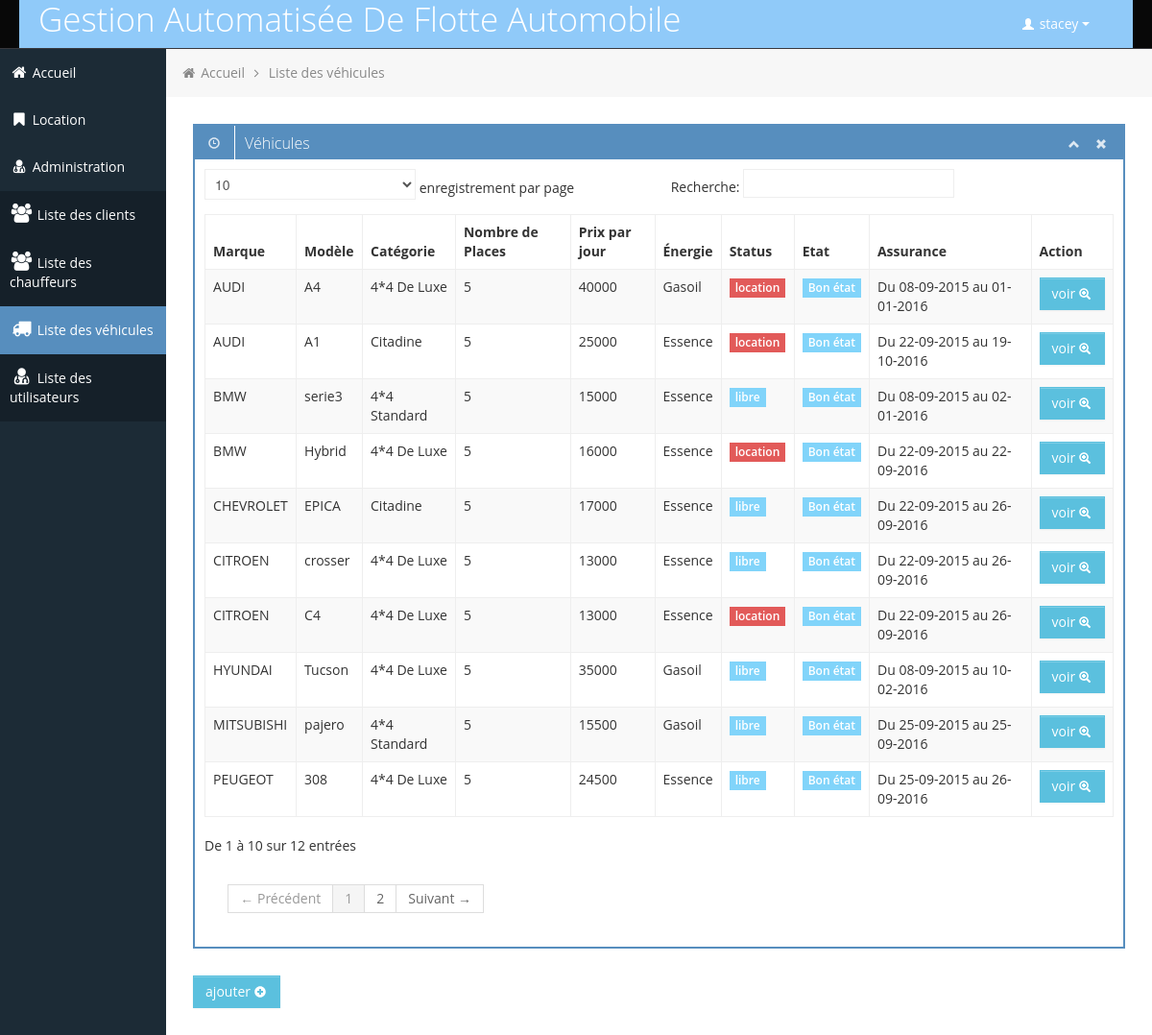
Screenshot of /l_veh.php (signed in) with the database file from the repository.
### tables this page shows
CREATE TABLE IF NOT EXISTS `vehicule` (
  `id` int(255) NOT NULL AUTO_INCREMENT COMMENT 'Identifiant unique attribué à la création de l’enregistrement  ',
  `id_client` varchar(255) NOT NULL COMMENT 'identifiant du client de la dernière location',
  `matricule` varchar(255) NOT NULL COMMENT 'matricule du véhicule',
  `marque` varchar(255) NOT NULL COMMENT 'marque du véhicule',
  `modele` varchar(255) NOT NULL COMMENT 'modèle du véhicule',
  `nbrP` varchar(255) NOT NULL COMMENT 'nombre de place',
  `etat` varchar(255) NOT NULL COMMENT 'l''état du véhicule',
  `photo` varchar(255) NOT NULL COMMENT 'photo  du véhicule',
  `status` varchar(255) NOT NULL COMMENT 'statut du véhicule (libre, occupé)',
  `prix` int(255) NOT NULL COMMENT 'prix par heure',
  `cate` varchar(255) NOT NULL COMMENT 'catégorie du véhicule',
  `energie` varchar(100) NOT NULL COMMENT 'énergie du véhicule ',
  `id_fact` int(11) NOT NULL,
  PRIMARY KEY (`id`)
);

CREATE TABLE IF NOT EXISTS `assurance` (
  `id` int(10) NOT NULL AUTO_INCREMENT,
  `assurDateDebut` date NOT NULL,
  `assurDateFin` date NOT NULL,
  `id_voi` int(11) NOT NULL,
  `nom` varchar(50) NOT NULL,
  PRIMARY KEY (`id`)
);

### l_veh.php (the view, shortened to what this page needs)
<?php
include('connexion.php');
?>
<!DOCTYPE html>
<html lang="en">
<head>
	<link id="bootstrap-style" href="css/bootstrap.min.css" rel="stylesheet">
	<link href="css/bootstrap-responsive.min.css" rel="stylesheet">
	<link id="base-style" href="css/style.css" rel="stylesheet">
	<link id="base-style-responsive" href="css/style-responsive.css" rel="stylesheet">
</head>
<body>
	<div class="navbar">
		<div class="navbar-inner">
			<div <?php if($_SESSION['level']==1) echo'style="background: #90caf9"';?> class="container-fluid">
				<?php
				if($_SESSION['level']==2)
				echo '
					<a class="brand" href="#"><span style="color: #bbdefb;" >Gestion Automatisée De Flotte Automobile</span></a>';
				else
				echo '<a class="brand" href="#"><span style="color: #ffffff;" >Gestion Automatisée De Flotte Automobile</span></a>';
				?>
				<div class="nav-no-collapse header-nav">
					<ul class="nav pull-right">
						<li class="dropdown">
							<a class="btn dropdown-toggle" data-toggle="dropdown" href="#">
								<i class="halflings-icon white user"></i> <?php echo " ".$_SESSION['login'];  ?>
								<span class="caret"></span>
							</a>
						</li>
					</ul>
				</div>
			</div>
		</div>
	</div>
		<div class="container-fluid-full">
		<div class="row-fluid">
			<div id="sidebar-left" class="span2">
				<div class="nav-collapse sidebar-nav">
					<ul class="nav nav-tabs nav-stacked main-menu">
						<li><a href="accueil.php"><i class="icon-home"></i><span class="hidden-tablet"> Accueil</span></a></li>
						<li>
							<a class="dropmenu" href="#"><i class="icon-bookmark"></i><span class="hidden-tablet"> Location</span></a>
						</li>
						<li>
							<a class="dropmenu" href="#"><i class="icon-user-md"></i><span class="hidden-tablet"> Administration</span></a>
							<ul>
								<li><a class="submenu" href="l_cli.php"><i class="icon-group"></i><span class="hidden-tablet"> Liste des clients</span></a></li>
								<li><a class="submenu" href="l_cha.php"><i class="icon-group"></i><span class="hidden-tablet"> Liste des chauffeurs</span></a></li>
								<li><a class="submenu" href="l_veh.php"><i class="icon-truck"></i><span class="hidden-tablet"> Liste des véhicules</span></a></li>
								<?php
								echo '<li><a class="submenu" href="l_user.php"><i class="icon-user-md"></i><span class="hidden-tablet"> Liste des utilisateurs</span></a></li>';
								?>
							</ul>
						</li>
						</ul>
				</div>
			</div>
			<div id="content" class="span10">
			<ul class="breadcrumb">
				<li>
					<i class="icon-home"></i>
					<a href="accueil.php">Accueil</a>
					<i class="icon-angle-right"></i>
				</li>
				<li><a href="#">Liste des véhicules</a></li>
			</ul>
			<div class="row-fluid sortable">
				<div class="box span12">
					<div class="box-header" data-original-title>
						<h2><i class="halflings-icon white time"></i><span class="break"></span>Véhicules</h2>
						<div class="box-icon">
							<a href="#" class="btn-minimize"><i class="halflings-icon white chevron-up"></i></a>
							<a href="#" class="btn-close"><i class="halflings-icon white remove"></i></a>
						</div>
					</div>
					<div class="box-content">
						<table class="table table-striped table-bordered bootstrap-datatable datatable">
						  <thead>
							  <tr>
								  <th>Marque</th>
								  <th>Modèle</th>
								  <th>Catégorie</th>
								  <th>Nombre de Places</th>
								  <th>Prix par jour</th>
								  <th>Énergie</th>
								  <th>Status</th>
								  <th>Etat</th>
								  <th>Assurance</th>
								  <th>Action</th>
							  </tr>
						  </thead>
						  <tbody>
						  <?php
$req = $bdd->query('SELECT * FROM vehicule ;');
while ($data= $req->fetch())
	{
	?>
							<tr>
								<td class="center"><?php echo $data['marque'];?></td>
								<td class="center"><?php echo $data['modele'];?></td>
								<td class="center"><?php echo $data['cate'];?></td>
								<td class="center"><?php echo $data['nbrP'];?></td>
								<td class="center"><?php echo $data['prix'];?></td>
								<td class="center"><?php echo $data['energie'];?></td>
								<td class="center">
								<?php if($data['status']=="location")
									echo '<span class="label label-important">'.$data['status'].'</span>';
								      elseif($data['status']=="libre")
									echo '<span class="label label-success">'.$data['status'].'</span>';
										else
											echo '<span class="label">Aucun</span>';
										?>
								</td>
								<td class="center">
								<?php if($data['etat']=="no")
									echo '<span class="label label-important">En panne</span>';
								      elseif($data['etat']=="yes")
									echo '<span class="label label-success">Bon état</span>';
										else
											echo '<span class="label">Aucun</span>';
										?>
								</td>
								<td class="center">
								<?php
										$reqr = $bdd->query('SELECT * FROM vehicule where id='.$data['id'].' ;');
								$reqre = $bdd->query('SELECT * FROM assurance ;');
								while ($datae= $reqre->fetch())
								{
									if($datae['id_voi']==$data['id'])
										echo' Du '.date("d-m-Y", strtotime($datae['assurDateDebut'])).'  au '.date("d-m-Y", strtotime($datae['assurDateFin'])).'' ;
								}
										?>
								</td>
								<td class="center">
									<a class="btn btn-info " href="affiche.php?action=vehicule&amp;id=<?php echo $data['id'];?>" >voir
										<i class="halflings-icon white zoom-in"></i>
									</a>
								</td>
<?php
}
?>
						  </tbody>
					  </table>
					</div>
				</div>
			</div>
			<div class="col-lg-4">
                        <div >
                        <div >
                            <a class="btn btn-info" href="add_veh.php" >ajouter
										<i class="halflings-icon white plus-sign"></i>
									</a>
                        </div>
                    </div>
                    </div>
	</div>
		</div>
		</div>
</body>
</html>

### css/style-responsive.css (style rules this page uses)
@media (min-width: 1200px) { .container-fluid-full { overflow: hidden; position: relative; height: 100%; } }
@media (min-width: 1200px) { #content { width: 85.578%; padding: 28px; margin: 0px 0px; margin-left: 14.422% !important; } }
@media (min-width: 1200px) { #sidebar-left { background: #1C2B36; margin-left: 0px !important; position: absolute; height: 100%; } }
@media (min-width: 1200px) { .sidebar-nav > ul { margin: 0px; } }

### css/halflings.css (style rules this page uses)
html, html .halflings { -webkit-font-smoothing: antialiased !important; }
.halflings-icon { display: inline-block; width: 14px; height: 14px; line-height: 14px; vertical-align: text-top; background-image: url(../img/glyphicons_halflings.svg); background-position: 0 0; background-repeat: no-repeat; vertical-align: top; *display: inline; *zoom: 1; *margin-right: .3em; }
.halflings-icon.white { background-image: url(../img/glyphicons_halflings-white.svg); }
.halflings-icon.user { background-position: -168px 0; }
.halflings-icon.remove { background-position: -312px 0; }
.halflings-icon.zoom-in { background-position: -336px 0; }
.halflings-icon.time { background-position: -48px -24px; }
.halflings-icon.plus-sign { background-position: 0 -96px; }
.halflings-icon.chevron-up { background-position: -288px -120px; }

### rows the page displays
vehicule: marque "HYUNDAI", modele "Tucson", cate "4*4 De Luxe", nbrP "5", prix "35000", energie "Gasoil", status "libre", etat "Bon état"
assurance: assurDateDebut "08-09-2015", assurDateFin "10-02-2016"
vehicule: marque "BMW", modele "serie3", cate "4*4 Standard", nbrP "5", prix "15000", energie "Essence", status "libre", etat "Bon état"
assurance: assurDateDebut "08-09-2015", assurDateFin "02-01-2016"
vehicule: marque "AUDI", modele "A4", cate "4*4 De Luxe", nbrP "5", prix "40000", energie "Gasoil", status "location", etat "Bon état"
assurance: assurDateDebut "08-09-2015", assurDateFin "01-01-2016"
vehicule: marque "BMW", modele "Hybrid", cate "4*4 De Luxe", nbrP "5", prix "16000", energie "Essence", status "location", etat "Bon état"
assurance: assurDateDebut "22-09-2015", assurDateFin "22-09-2016"
vehicule: marque "AUDI", modele "A1", cate "Citadine", nbrP "5", prix "25000", energie "Essence", status "location", etat "Bon état"
assurance: assurDateDebut "22-09-2015", assurDateFin "19-10-2016"
vehicule: marque "CHEVROLET", modele "EPICA", cate "Citadine", nbrP "5", prix "17000", energie "Essence", status "libre", etat "Bon état"
assurance: assurDateDebut "22-09-2015", assurDateFin "26-09-2016"
vehicule: marque "CITROEN", modele "crosser", cate "4*4 De Luxe", nbrP "5", prix "13000", energie "Essence", status "libre", etat "Bon état"
assurance: assurDateDebut "22-09-2015", assurDateFin "26-09-2016"
vehicule: marque "CITROEN", modele "C4", cate "4*4 De Luxe", nbrP "5", prix "13000", energie "Essence", status "location", etat "Bon état"
assurance: assurDateDebut "22-09-2015", assurDateFin "26-09-2016"
vehicule: marque "MITSUBISHI", modele "pajero", cate "4*4 Standard", nbrP "5", prix "15500", energie "Gasoil", status "libre", etat "Bon état"
assurance: assurDateDebut "25-09-2015", assurDateFin "25-09-2016"
vehicule: marque "PEUGEOT", modele "308", cate "4*4 De Luxe", nbrP "5", prix "24500", energie "Essence", status "libre", etat "Bon état"
assurance: assurDateDebut "25-09-2015", assurDateFin "26-09-2016"

### other values shown
$_SESSION['login'] "stacey"
